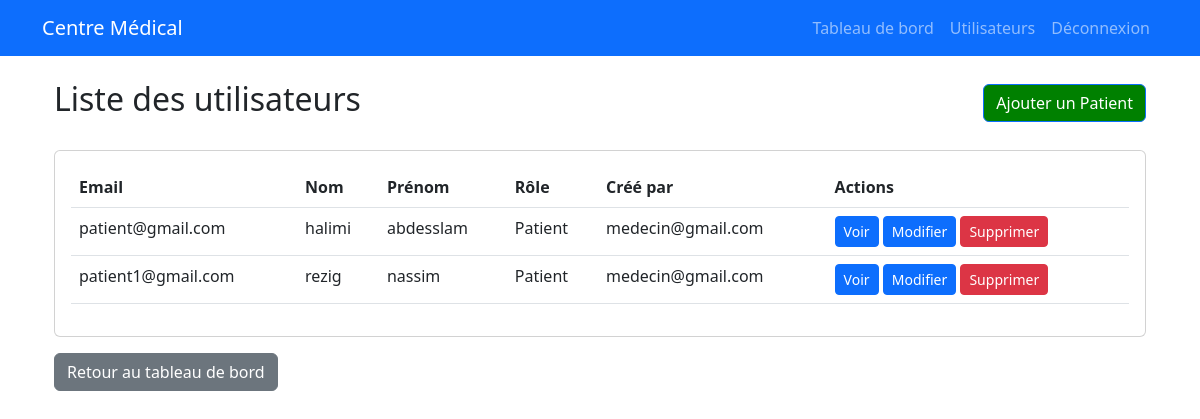
Page /accounts/users/ (signed in) on the committed database.
### accounts/models.py (models this page shows, shortened)
class User(AbstractUser):
    ROLE_CHOICES = (
        ('ADMIN', 'Administrateur'),
        ('MEDECIN', 'Médecin'),
        ('PATIENT', 'Patient'),
        ('RADIOLOGUE', 'Radiologue'),
        ('LABORANTIN', 'Laborantin'),
        ('PRATICIEN', 'Praticien de santé'),
    )
    email = models.EmailField(unique=True)
    role = models.CharField(max_length=15, choices=ROLE_CHOICES, default='PATIENT')
    created_by = models.ForeignKey('self', on_delete=models.SET_NULL, null=True, blank=True, related_name='created_users')
    USERNAME_FIELD = 'email'
    REQUIRED_FIELDS = []
    objects = UserManager()
    @property
    def is_admin(self):
        return self.role == 'ADMIN'
    @property
    def is_medecin(self):
        return self.role == 'MEDECIN'
    @property
    def is_patient(self):
        return self.role == 'PATIENT'

### accounts/views.py (the view)
# urls.py: path('users/', views.UserListView.as_view(), name='user_list'),
class UserListView(UserPassesTestMixin, ListView):
    model = User
    template_name = 'accounts/user_list.html'
    context_object_name = 'users'
    def test_func(self):
        return (self.request.user.is_admin or
                self.request.user.is_medecin or
                self.request.user.is_radiologue or
                self.request.user.is_laborantin or
                self.request.user.is_praticien)
    def get_queryset(self):
        queryset = super().get_queryset()
        if self.request.user.is_medecin:
            return queryset.filter(role='PATIENT')
        elif self.request.user.is_radiologue:
            return queryset.filter(role='PATIENT')
        elif self.request.user.is_laborantin:
            return queryset.filter(role='PATIENT')
        elif self.request.user.is_praticien:
            return queryset.filter(role='PATIENT')
        return queryset

### accounts/templates/accounts/user_list.html
{% extends 'base.html' %}
{% block content %}
<div class="container mt-4">
    <div class="d-flex justify-content-between align-items-center mb-4">
        <h2>Liste des utilisateurs</h2>
        <a href="{% if request.user.is_admin %}{% url 'user_create' 'user' %}{% else %}{% url 'user_create' 'patient' %}{% endif %}"
           class="btn btn-primary" style="background-color: green; color: white;">
            {% if request.user.is_admin %}Ajouter un Utilisateur{% else %}Ajouter un Patient{% endif %}
        </a>
    </div>
    <div class="card">
        <div class="card-body">
            <table class="table">
                <thead>
                    <tr>
                        <th>Email</th>
                        <th>Nom</th>
                        <th>Prénom</th>
                        <th>Rôle</th>
                        <th>Créé par</th>
                        <th>Actions</th>
                    </tr>
                </thead>
                <tbody>
                    {% for user in users %}
                    <tr>
                        <td>{{ user.email }}</td>
                        <td>{{ user.last_name }}</td>
                        <td>{{ user.first_name }}</td>
                        <td>{{ user.get_role_display }}</td>
                        <td>{{ user.created_by.email|default:"N/A" }}</td>
                        <td>
                            <a href="{% url 'user_detail' user.id %}" class="btn btn-sm btn-primary">Voir</a>
                            {% if request.user.is_admin or request.user == user.created_by and user.is_patient %}
                                <a href="{% url 'user_update' user.id %}" class="btn btn-sm btn-primary">Modifier</a>
                                <a href="{% url 'user_delete' user.id %}" class="btn btn-sm btn-danger">Supprimer</a>
                            {% endif %}
                        </td>
                    </tr>
                    {% empty %}
                    <tr>
                        <td colspan="6" class="text-center">Aucun utilisateur trouvé</td>
                    </tr>
                    {% endfor %}
                </tbody>
            </table>
        </div>
    </div>
    <div class="mt-3">
        <a href="{% url 'dashboard' %}" class="btn btn-secondary">Retour au tableau de bord</a>
    </div>
</div>
{% endblock %}

### rows in the picture
User: email "patient@gmail.com", last_name "halimi", first_name "abdesslam", role "Patient", created_by.email "medecin@gmail.com", shows "Modifier"
User: email "patient1@gmail.com", last_name "rezig", first_name "nassim", role "Patient", created_by.email "medecin@gmail.com", shows "Modifier"
